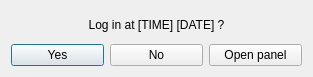
<?xml version="1.0" encoding="UTF-8"?>
<ui version="4.0">
 <class>Dialog</class>
 <widget class="QDialog" name="Dialog">
  <property name="geometry">
   <rect>
    <x>0</x>
    <y>0</y>
    <width>313</width>
    <height>77</height>
   </rect>
  </property>
  <property name="windowTitle">
   <string>Worktime Logger</string>
  </property>
  <property name="windowIcon">
   <iconset>
    <normaloff>../icons/wl.png</normaloff>../icons/wl.png</iconset>
  </property>
  <layout class="QVBoxLayout" name="verticalLayout">
   <item>
    <widget class="QLabel" name="TextLabel">
     <property name="text">
      <string>Log in at [TIME] [DATE] ?</string>
     </property>
     <property name="alignment">
      <set>Qt::AlignCenter</set>
     </property>
    </widget>
   </item>
   <item>
    <layout class="QHBoxLayout" name="horizontalLayout">
     <item>
      <widget class="QPushButton" name="YesButton">
       <property name="text">
        <string>Yes</string>
       </property>
       <property name="icon">
        <iconset theme="ok"/>
       </property>
      </widget>
     </item>
     <item>
      <widget class="QPushButton" name="NoButton">
       <property name="text">
        <string>No</string>
       </property>
       <property name="icon">
        <iconset theme="process-stop"/>
       </property>
      </widget>
     </item>
     <item>
      <widget class="QPushButton" name="PanelButton">
       <property name="text">
        <string>Open panel</string>
       </property>
       <property name="icon">
        <iconset theme="emblem-system"/>
       </property>
      </widget>
     </item>
    </layout>
   </item>
  </layout>
 </widget>
 <resources/>
 <connections/>
</ui>
